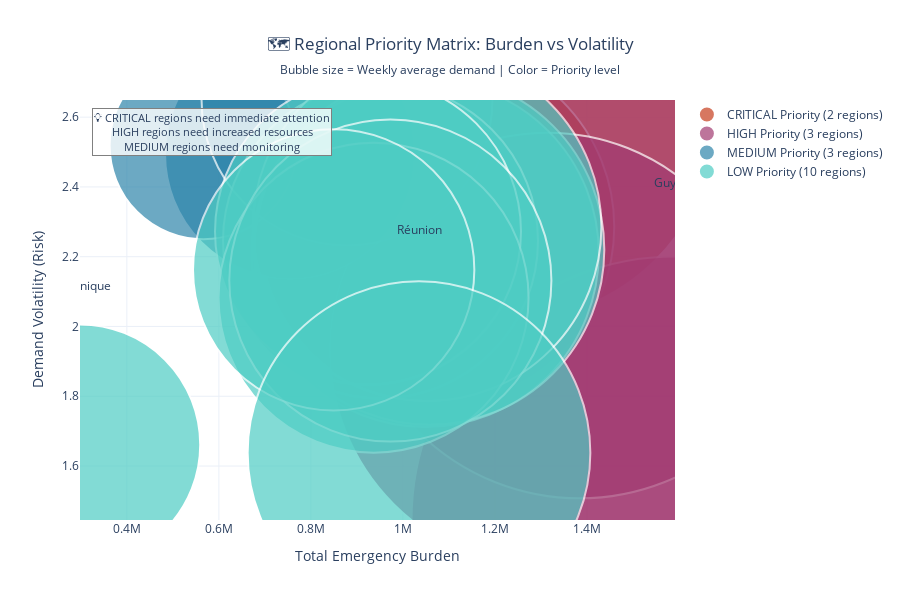

Source (notebook cell):
### Markdown cell above
---

## 🗺️ 3. Where to Focus: Regional Priority Map

**Business Question:** *Which regions need immediate attention and increased resources?*

### Code cell
# Regional priority analysis
if df is not None and target_col:
    # Calculate regional metrics
    regional_stats = df.groupby('region')[target_col].agg([
        'mean', 'sum', 'std', 'max'
    ]).reset_index()
    
    regional_stats['total_burden'] = regional_stats['sum']
    regional_stats['avg_weekly'] = regional_stats['mean']
    regional_stats['volatility'] = regional_stats['std'] / regional_stats['mean']
    
    # Categorize regions by priority
    high_burden_threshold = regional_stats['total_burden'].quantile(0.75)
    high_volatility_threshold = regional_stats['volatility'].quantile(0.75)
    
    def assign_priority(row):
        if row['total_burden'] >= high_burden_threshold and row['volatility'] >= high_volatility_threshold:
            return 'CRITICAL'
        elif row['total_burden'] >= high_burden_threshold:
            return 'HIGH'
        elif row['volatility'] >= high_volatility_threshold:
            return 'MEDIUM'
        else:
            return 'LOW'
    
    regional_stats['priority'] = regional_stats.apply(assign_priority, axis=1)
    
    # Create priority visualization
    priority_colors = {
        'CRITICAL': COLORS['warning'],
        'HIGH': COLORS['secondary'], 
        'MEDIUM': COLORS['primary'],
        'LOW': COLORS['info']
    }
    
    fig = go.Figure()
    
    for priority in ['CRITICAL', 'HIGH', 'MEDIUM', 'LOW']:
        priority_data = regional_stats[regional_stats['priority'] == priority]
        
        fig.add_trace(go.Scatter(
            x=priority_data['total_burden'],
            y=priority_data['volatility'],
            mode='markers+text',
            marker=dict(
                size=priority_data['avg_weekly'] / 2,  # Size based on weekly average
                color=priority_colors[priority],
                opacity=0.7,
                line=dict(width=2, color='white')
            ),
            text=priority_data['region'],
            textposition='top center',
            name=f'{priority} Priority ({len(priority_data)} regions)',
            hovertemplate=
            '<b>%{text}</b><br>' +
            'Total Burden: %{x:,.0f}<br>' +
            'Volatility: %{y:.2f}<br>' +
            'Priority: ' + priority +
            '<extra></extra>'
        ))
    
    fig.update_layout(
        title={
            'text': "🗺️ Regional Priority Matrix: Burden vs Volatility",
            'subtitle': {'text': "Bubble size = Weekly average demand | Color = Priority level"},
            'x': 0.5
        },
        xaxis_title="Total Emergency Burden",
        yaxis_title="Demand Volatility (Risk)",
        height=600,
        template='plotly_white',
        annotations=[
            dict(
                text="💡 CRITICAL regions need immediate attention<br>HIGH regions need increased resources<br>MEDIUM regions need monitoring",
                xref="paper", yref="paper",
                x=0.02, y=0.98, showarrow=False,
                font=dict(size=11),
                xanchor='left', yanchor='top',
                bgcolor='rgba(255,255,255,0.8)',
                bordercolor='gray',
                borderwidth=1
            )
        ]
    )
    
    fig.write_html(VIZ_PATH / 'dashboard_regional_priorities.html')
    fig.show()
    
    # Business recommendations by priority
    print("🎯 Regional Resource Allocation Strategy:")
    print()
    
    for priority in ['CRITICAL', 'HIGH', 'MEDIUM', 'LOW']:
        priority_regions = regional_stats[regional_stats['priority'] == priority]['region'].tolist()
        count = len(priority_regions)
        total_burden = regional_stats[regional_stats['priority'] == priority]['total_burden'].sum()
        burden_pct = (total_burden / regional_stats['total_burden'].sum()) * 100
        
        print(f"🔴 {priority} PRIORITY ({count} regions, {burden_pct:.0f}% of total burden):")
        print(f"   Regions: {', '.join(priority_regions[:5])}{'...' if count > 5 else ''}")
        
        if priority == 'CRITICAL':
            print(f"   💰 Recommended budget allocation: 40% of total resources")
            print(f"   📋 Actions: Emergency response teams, 24/7 monitoring, priority vaccine delivery")
        elif priority == 'HIGH':
            print(f"   💰 Recommended budget allocation: 35% of total resources") 
            print(f"   📋 Actions: Enhanced staffing, proactive campaigns, weekly monitoring")
        elif priority == 'MEDIUM':
            print(f"   💰 Recommended budget allocation: 20% of total resources")
            print(f"   📋 Actions: Standard protocols, monthly monitoring, flu season preparation")
        else:
            print(f"   💰 Recommended budget allocation: 5% of total resources")
            print(f"   📋 Actions: Baseline monitoring, annual reviews")
        print()

else:
    print("⚠️ Cannot generate regional analysis - historical data not available")

### Figure 1 — Plotly figure (JSON) as saved in the notebook; plotly's stock layout.template omitted (floating-point values rounded to 4 significant figures)
{"data": [{"hovertemplate": "<b>%{text}</b><br>Total Burden: %{x:,.0f}<br>Volatility: %{y:.2f}<br>Priority: CRITICAL<extra></extra>", "marker": {"color": "#C73E1D", "line": {"color": "white", "width": 2}, "opacity": 0.7, "size": [408.9, 355.3]}, "mode": "markers+text", "name": "CRITICAL Priority (2 regions)", "text": ["Corse", "Hauts-de-France"], "textposition": "top center", "type": "scatter", "x": [1235000.0, 1073000.0], "y": [2.605, 2.286]}, {"hovertemplate": "<b>%{text}</b><br>Total Burden: %{x:,.0f}<br>Volatility: %{y:.2f}<br>Priority: HIGH<extra></extra>", "marker": {"color": "#A23B72", "line": {"color": "white", "width": 2}, "opacity": 0.7, "size": [526.9, 458.4, 435.2]}, "mode": "markers+text", "name": "HIGH Priority (3 regions)", "text": ["Guyane", "Provence-Alpes-Côte d'Azur", "Île-de-France"], "textposition": "top center", "type": "scatter", "x": [1591000.0, 1384000.0, 1314000.0], "y": [1.445, 2.164, 1.932]}, {"hovertemplate": "<b>%{text}</b><br>Total Burden: %{x:,.0f}<br>Volatility: %{y:.2f}<br>Priority: MEDIUM<extra></extra>", "marker": {"color": "#2E86AB", "line": {"color": "white", "width": 2}, "opacity": 0.7, "size": [249.8, 187.5, 290.9]}, "mode": "markers+text", "name": "MEDIUM Priority (3 regions)", "text": ["Bretagne", "Mayotte", "Pays de la Loire"], "textposition": "top center", "type": "scatter", "x": [754400.0, 566300.0, 878500.0], "y": [2.494, 2.519, 2.649]}, {"hovertemplate": "<b>%{text}</b><br>Total Burden: %{x:,.0f}<br>Volatility: %{y:.2f}<br>Priority: LOW<extra></extra>", "marker": {"color": "#4ECDC4", "line": {"color": "white", "width": 2}, "opacity": 0.7, "size": [347.1, 350.1, 315.0, 348.5, 306.0, 240.4, 310.0, 322.1, 281.3, 342.7]}, "mode": "markers+text", "name": "LOW Priority (10 regions)", "text": ["Auvergne et Rhône-Alpes", "Bourgogne et Franche-Comté", "Centre-Val de Loire", "Grand Est", "Guadeloupe", "Martinique", "Normandie", "Nouvelle Aquitaine", "Occitanie", "Réunion"], "textposition": "top center", "type": "scatter", "x": [1048000.0, 1057000.0, 951200.0, 1053000.0, 924100.0, 298100.0, 936200.0, 972700.0, 849500.0, 1035000.0], "y": [2.21, 2.22, 2.245, 2.285, 2.272, 1.661, 2.083, 2.132, 2.162, 1.638]}], "layout": {"annotations": [{"bgcolor": "rgba(255,255,255,0.8)", "bordercolor": "gray", "borderwidth": 1, "font": {"size": 11}, "showarrow": false, "text": "💡 CRITICAL regions need immediate attention<br>HIGH regions need increased resources<br>MEDIUM regions need monitoring", "x": 0.02, "xanchor": "left", "xref": "paper", "y": 0.98, "yanchor": "top", "yref": "paper"}], "height": 600, "title": {"subtitle": {"text": "Bubble size = Weekly average demand | Color = Priority level"}, "text": "🗺️ Regional Priority Matrix: Burden vs Volatility", "x": 0.5}, "xaxis": {"title": {"text": "Total Emergency Burden"}}, "yaxis": {"title": {"text": "Demand Volatility (Risk)"}}}}
